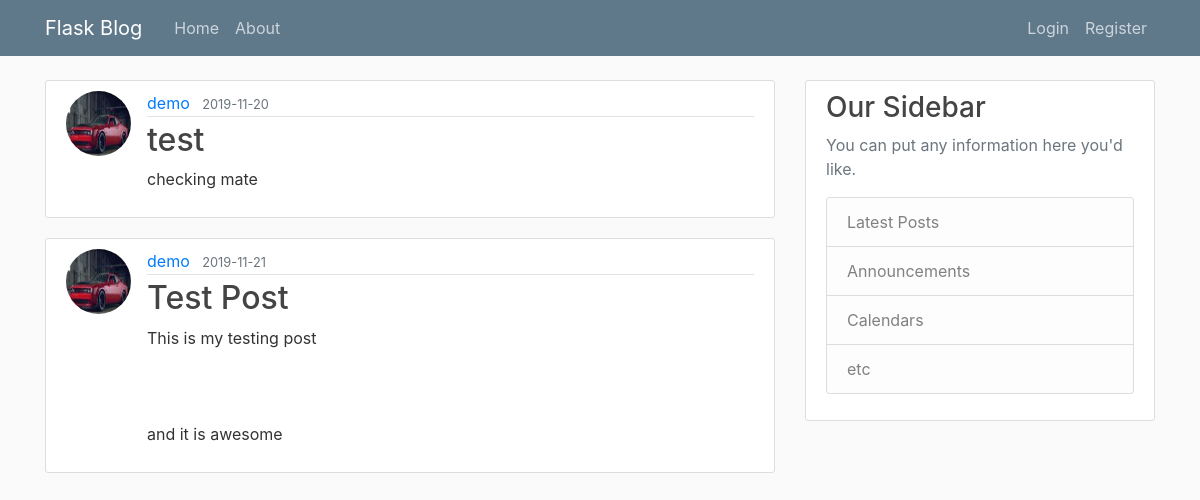
The page /home on the database its author committed.
### flask_blog/models.py (models this page shows, shortened)
class Post(db.Model):
	id = db.Column(db.Integer, primary_key=True)
	title = db.Column(db.String(100), nullable=False)
	date_posted = db.Column(db.DateTime, nullable=False, default=datetime.utcnow)
	content = db.Column(db.Text, nullable=False)
	user_id = db.Column(db.Integer, db.ForeignKey('user.id'), nullable=False)

class User(db.Model, UserMixin):
	id = db.Column(db.Integer, primary_key=True)
	username = db.Column(db.String(20), unique=True, nullable=False)
	email = db.Column(db.String(120), unique=True, nullable=False)
	image_file = db.Column(db.String(20), nullable=False, default='default.jpg')
	password = db.Column(db.String(60), nullable=False)
	posts = db.relationship('Post', backref='author', lazy=True)

### flask_blog/routes.py (the view)
@app.route('/')
@app.route('/home')
def home():
	posts = Post.query.all()
	return render_template('index.html', posts=posts)

### flask_blog/templates/index.html
{% extends 'layout.html' %}
{% block content %}
	{% for post in posts %}
		<article class="media content-section">
		  <img class='rounded-circle article-img' src="{{ url_for('static', filename='profile_pics/' + post.author.image_file) }}">
		  <div class="media-body">
		    <div class="article-metadata">
		      <a class="mr-2" href="{{ url_for('account') }}">{{ post.author.username }}</a>
		      <small class="text-muted">{{ post.date_posted.strftime('%Y-%m-%d') }}</small>
		    </div>
		    <h2><a class="article-title" href="{{ url_for('post', post_id=post.id) }}">{{ post.title }}</a></h2>
		    <p class="article-content">{{ post.content }}</p>
		  </div>
		</article>
	{% endfor %}
{% endblock %}

### flask_blog/templates/layout.html (shortened to what this page needs)
<!DOCTYPE html>
<html>
<head>
	<link rel="stylesheet" href="https://stackpath.bootstrapcdn.com/bootstrap/4.3.1/css/bootstrap.min.css">
	<link rel="stylesheet" type='text/css' href="{{ url_for('static', filename='main.css') }}">
</head>
<body>
	<header class="site-header">
	  <nav class="navbar navbar-expand-md navbar-dark bg-steel fixed-top">
	    <div class="container">
	      <a class="navbar-brand mr-4" href="/">Flask Blog</a>
	      <div class="collapse navbar-collapse" id="navbarToggle">
	        <div class="navbar-nav mr-auto">
	          <a class="nav-item nav-link" href="{{ url_for('home') }}">Home</a>
	          <a class="nav-item nav-link" href="{{ url_for('about') }}">About</a>
	        </div>
	        <div class="navbar-nav">
	        	{% if current_user.is_authenticated %}
	        		<a class="nav-item nav-link" href="{{ url_for('new_post') }}">New Post</a>
	        		<a class="nav-item nav-link" href="{{ url_for('account') }}">Account</a>
	        		<a class="nav-item nav-link" href="{{ url_for('logout') }}">Logout</a>
	        	{% else %}
		          	<a class="nav-item nav-link" href="{{ url_for('login') }}">Login</a>
		          	<a class="nav-item nav-link" href="{{ url_for('register') }}">Register</a>
		        {% endif %}
	        </div>
	      </div>
	    </div>
	  </nav>
	</header>
	<main role="main" class="container">
	  <div class="row">
	    <div class="col-md-8">
	      	{% block content %}{% endblock %}
	    </div>
	    <div class="col-md-4">
	      <div class="content-section">
	        <h3>Our Sidebar</h3>
	        <p class='text-muted'>You can put any information here you'd like.
	          <ul class="list-group">
	            <li class="list-group-item list-group-item-light">Latest Posts</li>
	            <li class="list-group-item list-group-item-light">Announcements</li>
	            <li class="list-group-item list-group-item-light">Calendars</li>
	            <li class="list-group-item list-group-item-light">etc</li>
	          </ul>
	        </p>
	      </div>
	    </div>
	  </div>
	</main>
</body>
</html>

### flask_blog/static/main.css (style rules this page uses)
body { background: #fafafa; color: #333333; margin-top: 5rem; }
h1, h2, h3, h4, h5, h6 { color: #444444; }
.bg-steel { background-color: #5f788a; }
.site-header .navbar-nav .nav-link { color: #cbd5db; }
.content-section { background: #ffffff; padding: 10px 20px; border: 1px solid #dddddd; border-radius: 3px; margin-bottom: 20px; }
.article-title { color: #444444; }
.article-content { white-space: pre-line; }
.article-img { height: 65px; width: 65px; margin-right: 16px; }
.article-metadata { padding-bottom: 1px; margin-bottom: 4px; border-bottom: 1px solid #e3e3e3 }

### rows shown on the page
Post: image_file (picture), author.username "demo", date_posted "2019-11-20", title "test", content "checking mate"
Post: image_file (picture), author.username "demo", date_posted "2019-11-21", title "Test Post", content "This is my testing post and it is awesome"
